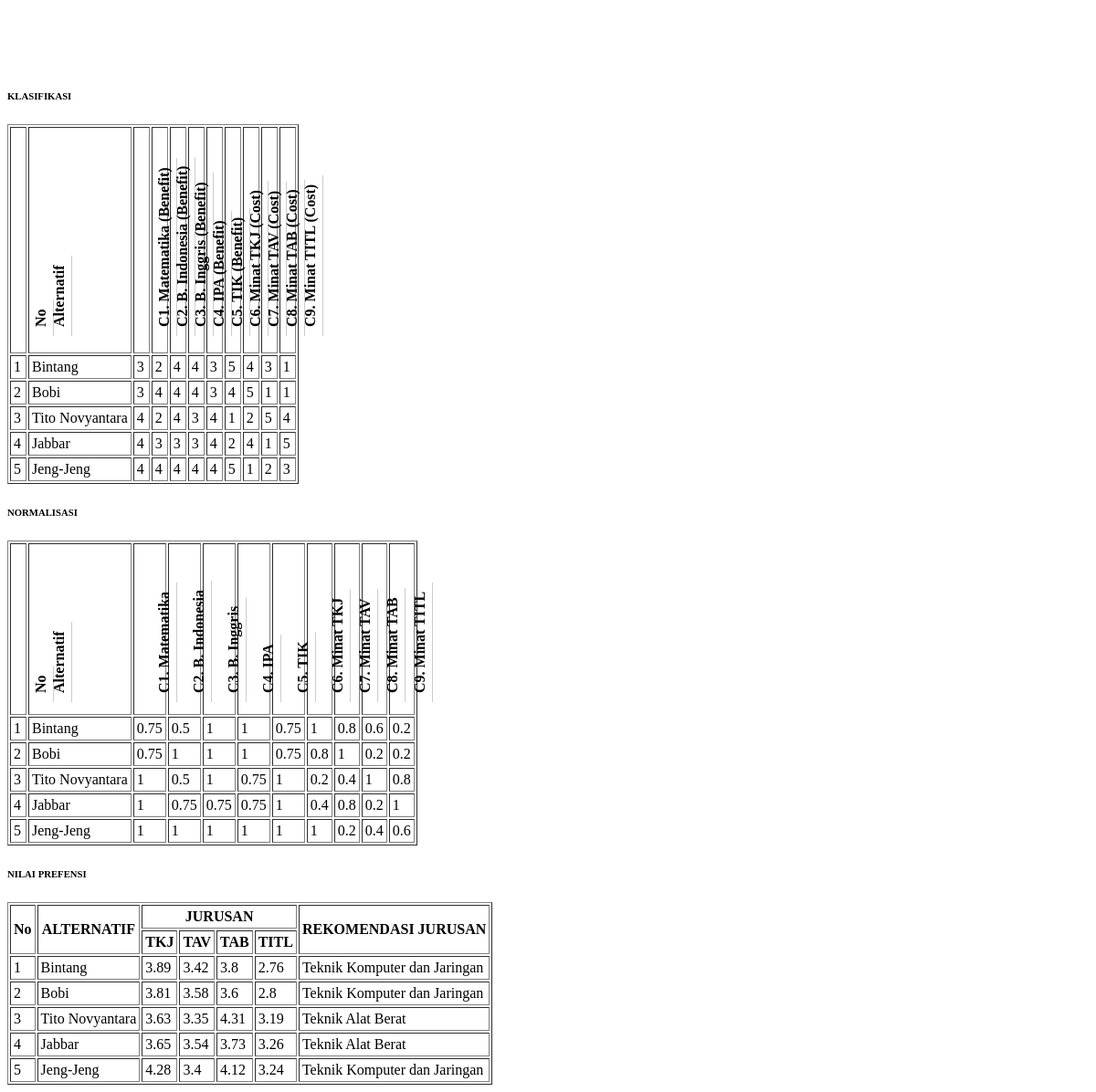
Screenshot of /admin/analisa.php with the database file from the repository.
### tables this page shows
CREATE TABLE `klasifikasi` (
  `id_klasifikasi` int(5) NOT NULL,
  `id_siswa` varchar(10) NOT NULL,
  `nilai_matematika` double NOT NULL DEFAULT '0',
  `nilai_bahasaindonesia` double NOT NULL DEFAULT '0',
  `nilai_bahasainggris` double NOT NULL DEFAULT '0',
  `nilai_ipa` double NOT NULL DEFAULT '0',
  `nilai_tik` double NOT NULL DEFAULT '0',
  `minat_tkj` double NOT NULL DEFAULT '0',
  `minat_tav` double NOT NULL DEFAULT '0',
  `minat_tab` double NOT NULL DEFAULT '0',
  `minat_titl` double NOT NULL DEFAULT '0'
);

CREATE TABLE `calonsiswa` (
  `id_siswa` varchar(10) NOT NULL,
  `nama_siswa` varchar(100) NOT NULL,
  `nama_asal_sekolah` varchar(200) NOT NULL
);

CREATE TABLE `kriteria_bobot` (
  `id_bobot` int(10) NOT NULL,
  `kode_jurusan` varchar(50) NOT NULL DEFAULT '0',
  `c1` double NOT NULL DEFAULT '0',
  `c2` double NOT NULL DEFAULT '0',
  `c3` double NOT NULL DEFAULT '0',
  `c4` double NOT NULL DEFAULT '0',
  `c5` double NOT NULL DEFAULT '0',
  `c6` double NOT NULL DEFAULT '0',
  `c7` double NOT NULL DEFAULT '0',
  `c8` double NOT NULL DEFAULT '0',
  `c9` double NOT NULL DEFAULT '0'
);

CREATE TABLE `jurusan` (
  `id_jurusan` int(10) NOT NULL,
  `kode_jurusan` varchar(50) NOT NULL DEFAULT '0',
  `nama_jurusan` varchar(50) NOT NULL DEFAULT '0'
);

### admin/analisa.php (the view, shortened to what this page needs)
<!DOCTYPE html PUBLIC "-//W3C//DTD XHTML 1.0 Strict//EN"
	"http://www.w3.org/TR/xhtml1/DTD/xhtml1-strict.dtd">
		<div id="content">
			<div class="page-title">
				<table style="color:white;" width="100%">
				<tr>
					<td style="text-align:left;"><h5><i class="fa fa-pencil"></i> Halaman Hasil Analisa</h5></td>
					<td style="text-align:right;"><a onclick="printDiv('printableArea')"><i class="fa fa-print"></i> Cetak</a>&nbsp;&nbsp;&nbsp;</td>
				</tr>
				</table>
			</div>
		<div id="printableArea">
            <div class="panel panel-default">
            	<div class="panel-heading"><h6 class="panel-title">
            				<tr align="right">
            					<th>KLASIFIKASI</th>
            				</tr>
            	</h6></div>
            	<div class="">
            		<table class="table table-bordered table-hover" border="1" cellpadding="3">
            			<thead>
            				<tr>
            					<th class='rotate_klasifikasi'><div><span>No</span></div></th>
            					<th class='rotate_klasifikasi'><div><span>Alternatif</span></div></th>
            					<th class='rotate_klasifikasi'><div><span>C1. Matematika (Benefit)</span></div></th>
            					<th class='rotate_klasifikasi'><div><span>C2. B. Indonesia (Benefit)</span></div></th>
            					<th class='rotate_klasifikasi'><div><span>C3. B. Inggris (Benefit)</span></div></th>
            					<th class='rotate_klasifikasi'><div><span>C4. IPA (Benefit)</span></div></th>
            					<th class='rotate_klasifikasi'><div><span>C5. TIK (Benefit)</span></div></th>
            					<th class='rotate_klasifikasi'><div><span>C6. Minat TKJ (Cost)</span></div></th>
            					<th class='rotate_klasifikasi'><div><span>C7. Minat TAV (Cost)</span></div></th>
            					<th class='rotate_klasifikasi'><div><span>C8. Minat TAB (Cost)</span></div></th>
            					<th class='rotate_klasifikasi'><div><span>C9. Minat TITL (Cost)</span></div></th>
            				</tr>
            			</thead>
            			<tbody>
            				<?php
            				$nomor = 1;
            				$query_klasifikasi = mysql_query("select * from klasifikasi, calonsiswa where klasifikasi.id_siswa=calonsiswa.id_siswa");
            				while ($data_klasifikasi = mysql_fetch_array($query_klasifikasi)) {
            				?>
            				<tr>
            					<td><?php echo $nomor; ?></td>
            					<td><?php echo $data_klasifikasi['nama_siswa']; ?></td>
            					<td><?php echo $data_klasifikasi['nilai_matematika']; ?></td>
            					<td><?php echo $data_klasifikasi['nilai_bahasaindonesia']; ?></td>
            					<td><?php echo $data_klasifikasi['nilai_bahasainggris']; ?></td>
            					<td><?php echo $data_klasifikasi['nilai_ipa']; ?></td>
            					<td><?php echo $data_klasifikasi['nilai_tik']; ?></td>
            					<td><?php echo $data_klasifikasi['minat_tkj']; ?></td>
            					<td><?php echo $data_klasifikasi['minat_tav']; ?></td>
            					<td><?php echo $data_klasifikasi['minat_tab']; ?></td>
            					<td><?php echo $data_klasifikasi['minat_titl']; ?></td>
            				</tr>
            				<?php
							$nomor++;
							}	?>
            			</tbody>
            		</table>
            	</div>
            </div>
<?php
$query_data_max = mysql_fetch_array(mysql_query("
SELECT
max(nilai_matematika) as max1,
max(nilai_bahasaindonesia) as max2,
max(nilai_bahasainggris) as max3,
max(nilai_ipa) as max4,
max(nilai_tik) as max5,
max(minat_tkj) as max6,
max(minat_tav) as max7,
max(minat_tab) as max8,
max(minat_titl) as max9
FROM klasifikasi
"));
?>
            <div class="panel panel-default">
            	<div class="panel-heading"><h6 class="panel-title">
            				<tr align="right">
            					<th>NORMALISASI</th>
            				</tr>
            	</h6></div>
            	<div class="">
            		<table class="table table-bordered table-hover" border="1" cellpadding="3">
            			<thead>
            				<tr>
            					<th class='rotate_normalisasi'><div><span>No</span></div></th>
            					<th class='rotate_normalisasi'><div><span>Alternatif</span></div></th>
            					<th class='rotate_normalisasi'><div><span>C1. Matematika</span></div></th>
            					<th class='rotate_normalisasi'><div><span>C2. B. Indonesia</span></div></th>
            					<th class='rotate_normalisasi'><div><span>C3. B. Inggris</span></div></th>
            					<th class='rotate_normalisasi'><div><span>C4. IPA</span></div></th>
            					<th class='rotate_normalisasi'><div><span>C5. TIK</span></div></th>
            					<th class='rotate_normalisasi'><div><span>C6. Minat TKJ</span></div></th>
            					<th class='rotate_normalisasi'><div><span>C7. Minat TAV</span></div></th>
            					<th class='rotate_normalisasi'><div><span>C8. Minat TAB</span></div></th>
            					<th class='rotate_normalisasi'><div><span>C9. Minat TITL</span></div></th>
            				</tr>
            			</thead>
            			<tbody>
            				<?php
            				$nomor = 1;
            				$query_normalisasi = mysql_query("select * from klasifikasi, calonsiswa where klasifikasi.id_siswa=calonsiswa.id_siswa");
            				while ($data_normalisasi = mysql_fetch_array($query_normalisasi)) {
            				?>
            				<tr>
            					<td><?php echo $nomor; ?></td>
            					<td><?php echo $data_normalisasi['nama_siswa']; ?></td>
            					<td><?php echo round($data_normalisasi['nilai_matematika']/$query_data_max['max1'],2); ?></td>
            					<td><?php echo round($data_normalisasi['nilai_bahasaindonesia']/$query_data_max['max2'],2); ?></td>
            					<td><?php echo round($data_normalisasi['nilai_bahasainggris']/$query_data_max['max3'],2); ?></td>
            					<td><?php echo round($data_normalisasi['nilai_ipa']/$query_data_max['max4'],2); ?></td>
            					<td><?php echo round($data_normalisasi['nilai_tik']/$query_data_max['max5'],2); ?></td>
            					<td><?php echo round($data_normalisasi['minat_tkj']/$query_data_max['max6'],2); ?></td>
            					<td><?php echo round($data_normalisasi['minat_tav']/$query_data_max['max7'],2); ?></td>
            					<td><?php echo round($data_normalisasi['minat_tab']/$query_data_max['max8'],2); ?></td>
            					<td><?php echo round($data_normalisasi['minat_titl']/$query_data_max['max9'],2); ?></td>
            				</tr>
            				<?php
							$nomor++;
							}	?>
            			</tbody>
            		</table>
            	</div>
            </div>
            <div class="panel panel-default">
            	<div class="panel-heading"><h6 class="panel-title">
            				<tr align="right">
            					<th>NILAI PREFENSI</th>
            				</tr>
            	</h6></div>
            	<div class="">
            		<table class="table table-bordered table-hover" border="1" cellpadding="3">
            			<thead>
							<tr>
            					<th rowspan='2' style="text-align:center; vertical-align:middle;">No</th>
            					<th rowspan='2' style="text-align:center; vertical-align:middle;">ALTERNATIF</th>
            					<th colspan='4' style="text-align:center; vertical-align:middle;">JURUSAN</th>
            					<th rowspan='2' style="text-align:center; vertical-align:middle;">REKOMENDASI JURUSAN</th>
            				</tr>
            				<tr>
            					<th style="text-align:center; vertical-align:middle;">TKJ</th>
            					<th style="text-align:center; vertical-align:middle;">TAV</th>
            					<th style="text-align:center; vertical-align:middle;">TAB</th>
            					<th style="text-align:center; vertical-align:middle;">TITL</th>
            				</tr>
            			</thead>
            			<tbody>
            				<?php
            				$nomor = 1;
            				$query_nilai_prefensi = mysql_query("select * from klasifikasi, calonsiswa where klasifikasi.id_siswa=calonsiswa.id_siswa");
            				while ($data_nilai_prefensi = mysql_fetch_array($query_nilai_prefensi)) {
							$c1 = $data_nilai_prefensi['nilai_matematika']/$query_data_max['max1'];
							$c2 = $data_nilai_prefensi['nilai_bahasaindonesia']/$query_data_max['max2'];
							$c3 = $data_nilai_prefensi['nilai_bahasainggris']/$query_data_max['max3'];
							$c4 = $data_nilai_prefensi['nilai_ipa']/$query_data_max['max4'];
							$c5 = $data_nilai_prefensi['nilai_tik']/$query_data_max['max5'];
							$c6 = $data_nilai_prefensi['minat_tkj']/$query_data_max['max6'];
							$c7 = $data_nilai_prefensi['minat_tav']/$query_data_max['max7'];
							$c8 = $data_nilai_prefensi['minat_tab']/$query_data_max['max8'];
							$c9 = $data_nilai_prefensi['minat_titl']/$query_data_max['max9'];
							?>
							<tr>
            					<td><?php echo $nomor; ?></td>
            					<td><?php echo $data_nilai_prefensi['nama_siswa']; ?></td>
            				<?php $query_bobot = mysql_query("select kode_jurusan, ((c1*$c1)+(c2*$c2)+(c3*$c3)+(c4*$c4)+(c5*$c5)+(c6*$c6)+(c7*$c7)+(c8*$c8)+(c9*$c9))
							as nilai from kriteria_bobot");
							while ($data_bobot = mysql_fetch_array($query_bobot)) { ?>
								<td><?php echo round($data_bobot['nilai'],2);?></td>
							<?php } ?>
								<td>
								<?php
								$query_bobot_max = mysql_fetch_array(mysql_query("select kode_jurusan, ((c1*$c1)+(c2*$c2)+(c3*$c3)+(c4*$c4)+(c5*$c5)+(c6*$c6)+(c7*$c7)+(c8*$c8)+(c9*$c9))
								as nilai from kriteria_bobot order by nilai DESC limit 1"));
								$query_data_jurusan = mysql_fetch_array(mysql_query("select * from jurusan where kode_jurusan='$query_bobot_max[kode_jurusan]'"));
								echo $query_data_jurusan['nama_jurusan'];
								?>
								</td>
            				</tr>
            				<?php
							$nomor++;
							}	?>
            			</tbody>
            		</table>
            	</div>
            </div>
		</div>
	</div>

### admin/analisa.php (style rules this page uses)
th.rotate_klasifikasi { height: 240px; white-space: nowrap; }
th.rotate_klasifikasi > div { transform: translate(25px, 100px) rotate(270deg); width: 10px; }
th.rotate_klasifikasi > div > span { border-bottom: 1px solid #ccc; padding: 5px 10px; }
th.rotate_normalisasi { height: 180px; white-space: nowrap; }
th.rotate_normalisasi > div { transform: translate(25px, 75px) rotate(270deg); width: 10px; }
th.rotate_normalisasi > div > span { border-bottom: 1px solid #ccc; padding: 5px 10px; }

### rows the page displays
klasifikasi: id_siswa.nama_siswa "Bintang", nilai_matematika "3", nilai_bahasaindonesia "2", nilai_bahasainggris "4", nilai_ipa "4", nilai_tik "3", minat_tkj "5", minat_tav "4", minat_tab "3", minat_titl "1", max1 "0.75", max2 "0.5", max3 "1", max4 "1", max5 "0.75", max6 "1", max7 "0.8", max8 "0.6", max9 "0.2", jurusan.nama_jurusan "Teknik Komputer dan Jaringan"
klasifikasi: id_siswa.nama_siswa "Bobi", nilai_matematika "3", nilai_bahasaindonesia "4", nilai_bahasainggris "4", nilai_ipa "4", nilai_tik "3", minat_tkj "4", minat_tav "5", minat_tab "1", minat_titl "1", max1 "0.75", max2 "1", max3 "1", max4 "1", max5 "0.75", max6 "0.8", max7 "1", max8 "0.2", max9 "0.2", jurusan.nama_jurusan "Teknik Komputer dan Jaringan"
klasifikasi: id_siswa.nama_siswa "Tito Novyantara", nilai_matematika "4", nilai_bahasaindonesia "2", nilai_bahasainggris "4", nilai_ipa "3", nilai_tik "4", minat_tkj "1", minat_tav "2", minat_tab "5", minat_titl "4", max1 "1", max2 "0.5", max3 "1", max4 "0.75", max5 "1", max6 "0.2", max7 "0.4", max8 "1", max9 "0.8", jurusan.nama_jurusan "Teknik Alat Berat"
klasifikasi: id_siswa.nama_siswa "Jabbar", nilai_matematika "4", nilai_bahasaindonesia "3", nilai_bahasainggris "3", nilai_ipa "3", nilai_tik "4", minat_tkj "2", minat_tav "4", minat_tab "1", minat_titl "5", max1 "1", max2 "0.75", max3 "0.75", max4 "0.75", max5 "1", max6 "0.4", max7 "0.8", max8 "0.2", max9 "1", jurusan.nama_jurusan "Teknik Alat Berat"
klasifikasi: id_siswa.nama_siswa "Jeng-Jeng", nilai_matematika "4", nilai_bahasaindonesia "4", nilai_bahasainggris "4", nilai_ipa "4", nilai_tik "4", minat_tkj "5", minat_tav "1", minat_tab "2", minat_titl "3", max1 "1", max2 "1", max3 "1", max4 "1", max5 "1", max6 "1", max7 "0.2", max8 "0.4", max9 "0.6", jurusan.nama_jurusan "Teknik Komputer dan Jaringan"
kriteria_bobot: nilai "3.89", nilai "3.81", nilai "3.63", nilai "3.65", nilai "4.28"
kriteria_bobot: nilai "3.42", nilai "3.58", nilai "3.35", nilai "3.54", nilai "3.4"
kriteria_bobot: nilai "3.8", nilai "3.6", nilai "4.31", nilai "3.73", nilai "4.12"
kriteria_bobot: nilai "2.76", nilai "2.8", nilai "3.19", nilai "3.26", nilai "3.24"
